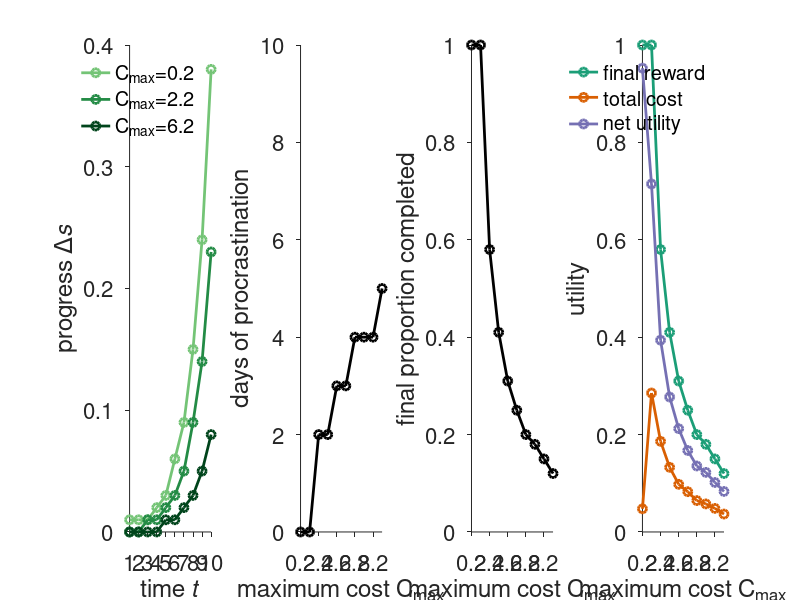

The MATLAB source for this figure:
close all;
clear
%% Prepare figures

% Default settings
set(0,'DefaultLineLineWidth',2);
set(0,'DefaultAxesFontSize',16);

%%%%%%%% first run DelayedRewardCmax.m code and save the result as Cmax.mat 
%%%%%%% parameter set as follows: deltas = 0.01; k=1;u=0;
%etaVec=0.2:1:10; lambda=2; beta=1;alpha = 1; gamma=0.62;T=10;

load('Cmax.mat')

figure
%% plot two examples of time course curve of progress 
subplot(1,4,1)
greencolor = [161,217,155;116,196,118;65,171,93;35,139,69;0,109,44;0,68,27]/255;

plot(1:T,WithoptActSeqMatrix(:,1),'o-','Color',greencolor(2,:));
hold on
plot(1:T,WithoptActSeqMatrix(:,3),'o-','Color',greencolor(4,:));
hold on
plot(1:T,WithoptActSeqMatrix(:,7),'o-','Color',greencolor(6,:));
hold off

legend('C_{max}=0.2','C_{max}=2.2','C_{max}=6.2','Interpreter','tex')
xlabel('time \itt','Interpreter','tex')
ylabel('progress \Delta\its','Interpreter','tex')
legend boxoff
xlim([1,T])
xticks(1:T)
box off
set(gca,'TickDir','out');

%% days of procrastination over Cmax  
subplot(1,4,2)
numberzero = nan(1,length(etaVec));
for Idx = 1:length(etaVec)
    numberzero(Idx)= nnz(~WithoptActSeqMatrix(:,Idx));
end
plot(etaVec,numberzero,'ko-')
xlabel('maximum cost C_{max}','Interpreter','tex')
ylabel('days of procrastination')
ylim([0 T])
set(gca, 'XTick', etaVec(1:2:end));
%set(gca, 'yTick', 0:1:T);
xlim([etaVec(1),etaVec(end)])
box off
set(gca,'TickDir','out');

%% final proportional completed over Cmax  
subplot(1,4,3)
plot(etaVec,U_task_with,'ko-');
xlabel('maximum cost C_{max}','Interpreter','tex')
ylabel('final proportion completed')
ylim([0 1])
set(gca, 'XTick', etaVec(1:2:end));
xlim([etaVec(1),etaVec(end)])
box off
set(gca,'TickDir','out');

%% plot the total cost
subplot(1,4,4)
threecolor = [27,158,119;217,95,2;117,112,179]/255;
plot(etaVec,U_task_with,'o-','Color',threecolor(1,:))
hold on
plot(etaVec,cost_with,'o-','Color',threecolor(2,:));
hold on
plot(etaVec,Utotal_with,'o-','Color',threecolor(3,:))
xlabel('maximum cost C_{max}','Interpreter','tex')
ylabel('utility')
legend('final reward','total cost','net utility')
legend boxoff
ylim([0 1])
set(gca, 'XTick', etaVec(1:2:end));
xlim([etaVec(1),etaVec(end)])
box off
set(gca,'TickDir','out');

x0=10;
y0=10;
width=1200;
height=250;
set(gcf,'position',[x0,y0,width,height])

% %% plot the U_net, R(s_T+1), total cost
% subplot(1,4,4)
% bluecolor = [158,202,225;107,174,214;66,146,198;33,113,181;8,81,156;8,48,107]/255;
% % %greencolor = [153,216,201;102,194,164;65,174,118;35,139,69;0,109,44;0,68,27]/255;
% % greycolor =[189,189,189;150,150,150;115,115,115;82,82,82;37,37,37;0,0,0]/255;
% % greencolor = [161,217,155;116,196,118;65,171,93;35,139,69;0,109,44;0,68,27]/255;
% redcolor = [252,146,114;251,106,74;239,59,44;203,24,29;165,15,21;103,0,13]/255; 
% % 
% % plot(lambdaVec,U_task_with,'o-','Color',bluecolor(3,:));
% % hold on 
% % plot(lambdaVec,cost_with,'o-','Color',redcolor(3,:));
% % hold on
% plot(etaVec,Utotal_with,'ko-');
% 
% %legend('utility of the task reward','total cost','net utility')
% xlabel('maximum cost C_{max}','Interpreter','tex')
% %ylabel('utility')
% ylabel('net utility')
% ylim([0 1])
% xlim([etaVec(1),etaVec(end)])
% set(gca, 'XTick', etaVec(1:2:end));
